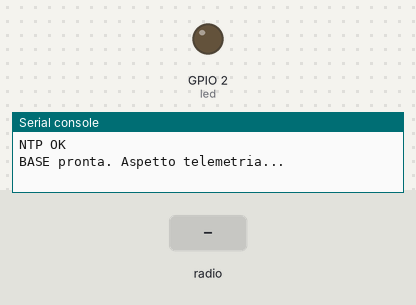
Simulated run of this program. Board: ESP32 board running MicroPython. Parts: output pins drawn as LEDs (lit = HIGH), the last lines printed to the serial console. The inputs (shaded band) are chosen by the test bench. WiFi joins after 1.5 s; the clock reads 2024-03-15 10:24:30 at power-on unless the program sets it; no radio messages arrive unless stated (any console line starting 'radio sent:' is added by the test bench); requests to the public web service named in the program get a made-up reply in its usual format after 0.4 s (London, UTC, broken clouds, 64 % humidity, 1013 hPa unless stated); library files of the repository ran but are not shown: 1 file(s).

Above: at 3.2 s.
3.3 s: radio message "status" arrives
At 4.1 s:
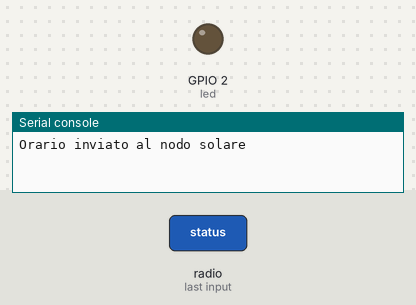
4.8 s: radio message "success" arrives
At 5.2 s:
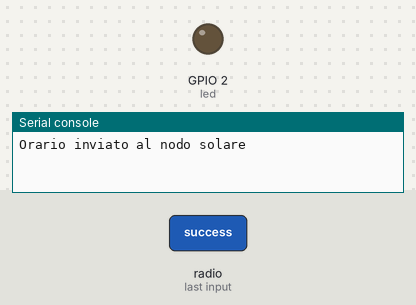
6.3 s: radio message "1" arrives
At 7.6 s:
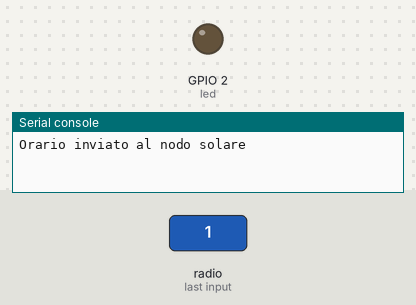
Timing chart, 0 to 9.3 s (numbered marks = the images above; inputs shaded):
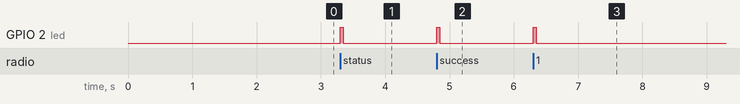

Measured:
- after the input at 3.3 s, GPIO 2 (led): LOW → HIGH at once, → LOW 0.05 s later
- after the input at 4.8 s, GPIO 2 (led): LOW → HIGH at once, → LOW 0.05 s later
- after the input at 6.3 s, GPIO 2 (led): LOW → HIGH at once, → LOW 0.05 s later

The program:

main.py
```python
# main.py

import network
import time
from config import WIFI_SSID, WIFI_PASS
from geo import get_geo
from time_sync import sync_time
from espnow_handler import espnow_init, wait_and_reply

def wifi_connect():
    wlan = network.WLAN(network.STA_IF)
    wlan.active(True)
    wlan.connect(WIFI_SSID, WIFI_PASS)

    while not wlan.isconnected():
        time.sleep(0.2)

    print("WiFi OK:", wlan.ifconfig())
    return wlan

def start():
    wifi_connect()

    lat, lon, tz = get_geo()
    sync_time()

    e = espnow_init()

    print("BASE pronta. Aspetto telemetria...")

    while True:
        wait_and_reply(e, lat, lon)
```

config.py
```python
# config.py

WIFI_SSID = "YOUR-WIFI-SSID"
WIFI_PASS = "YOUR-WIFI-PASSWORD"

# MAC del nodo solare (ESP32-Solar)
PEER = b'h%\xdd\xee\xce\xac'

# LED pin
LED_PIN = 2
```

geo.py
```python
# geo.py

import urequests

def get_geo():
    try:
        r = urequests.get("http://ip-api.com/json/")
        data = r.json()
        r.close()

        if data.get("status") != "success":
            raise Exception("API error")

        return float(data["lat"]), float(data["lon"]), data["timezone"]

    except Exception as e:
        print("Geo error:", e)
        return 0.0, 0.0, "Europe/Rome"
```

time_sync.py
```python
# time_sync.py

import ntptime
import time
import json

def sync_time():
    try:
        ntptime.host = "pool.ntp.org"
        ntptime.settime()
        print("NTP OK")
    except Exception as e:
        print("NTP error:", e)

def build_packet(lat, lon):
    tm = time.localtime()

    data = {
        "year": tm[0],
        "month": tm[1],
        "day": tm[2],
        "hour": tm[3],
        "minute": tm[4],
        "second": tm[5],
        "lat": lat,
        "lon": lon
    }

    print("TX packet:", data)
    return json.dumps(data)
```

espnow_handler.py
```python
# espnow_handler.py

import network
import espnow
from config import PEER
from utils import blink_led
from time_sync import build_packet

def espnow_init():
    sta = network.WLAN(network.STA_IF)
    sta.active(True)

    e = espnow.ESPNow()
    e.active(True)

    try:
        e.add_peer(PEER)
    except OSError:
        pass

    return e

def wait_and_reply(e, lat, lon):
    host, msg = e.recv()  # BLOCCANTE
    if msg:
        blink_led()
        print("RX telemetria:", msg)

        packet = build_packet(lat, lon)
        e.send(PEER, packet)
        print("Orario inviato al nodo solare\n")
```

utils.py
```python
# utils.py

from machine import Pin
import time
from config import LED_PIN

led = Pin(LED_PIN, Pin.OUT)

def blink_led(duration=0.05):
    led.value(1)
    time.sleep(duration)
    led.value(0)
```
